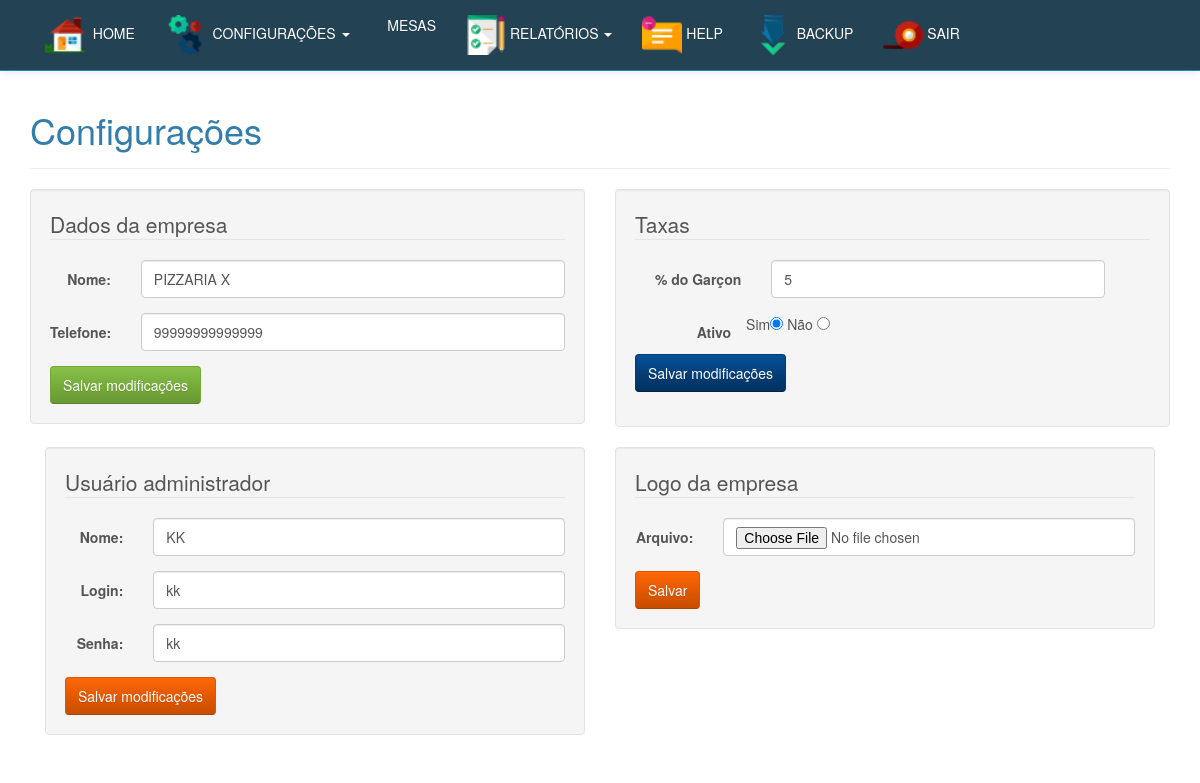
Page /inicio.php?btn=config (signed in) on the committed database.
### tables this page shows
CREATE TABLE `config` (
  `id_conf` int(30) NOT NULL,
  `empresa` varchar(200) NOT NULL,
  `telefone` varchar(30) NOT NULL,
  `pgarcon` int(10) NOT NULL,
  `ativo` int(2) NOT NULL,
  `logo` varchar(100) DEFAULT NULL
);

CREATE TABLE `garcon` (
  `idGarcon` int(10) NOT NULL AUTO_INCREMENT,
  `nomeGarcon` varchar(200) NOT NULL,
  `login` varchar(20) NOT NULL,
  `senha` varchar(20) NOT NULL,
  `nv` int(1) NOT NULL,
  PRIMARY KEY (`idGarcon`)
);

### config.php (the view, shortened to what this page needs)
<h1>configurações</h1>
<div id="boxcadProdutos">
<div id="formconfig">
   <?php
      $sql = mysql_query("SELECT * FROM config");
      $ver = mysql_fetch_array($sql);
      $s = mysql_query("SELECT * FROM garcon WHERE idGarcon='1'");
      $usu = mysql_fetch_array($s);
      ?>
   <div class="container">
      <div class="bs-docs-section" >
         <div class="row">
            <div class="col-lg-12">
               <div class="page-header">
                  <h1 id="forms">Configurações</h1>
               </div>
            </div>
         </div>
         <div class="row">
            <div class="col-lg-6">
               <div class="well bs-component">
                  <form action="" method="post" class="form-horizontal" enctype="multipart/form-data">
                     <fieldset>
                        <legend>Dados da empresa</legend>
                        <div class="form-group">
                           <label for="inputEmail" class="col-lg-2 control-label">Nome:</label>
                           <div class="col-lg-10">
                              <input name="empresa" class="form-control"  required type="text"  value="<?php echo $ver["empresa"]; ?>">
                           </div>
                        </div>
                        <div class="form-group">
                           <label for="inputPassword" class="col-lg-2 control-label">Telefone:</label>
                           <div class="col-lg-10">
                              <input class="form-control" name="telefone" type="text" required value="<?php echo $ver["telefone"]; ?>">
                           </div>
                        </div>
                        <input name="gravar"  class="btn btn-success" type="submit" value="Salvar modificações">
                     </fieldset>
                  </form>
               </div>
            </div>
            <div class="col-lg-6">
               <div class="well bs-component">
                  <form action="" class="form-horizontal" method="post" enctype="multipart/form-data">
                     <fieldset>
                        <legend>Taxas</legend>
                        <div class="form-group">
                           <label for="inputEmail" class="col-lg-3 control-label">% do Garçon</label>
                           <div class="col-lg-8">
                              <input name="pgarcon" required class="form-control" type="text" value="<?php echo $ver['pgarcon'] ?>" maxlength="2" />
                           </div>
                        </div>
                        <div class="form-group">
                           <div class="col-lg-8">
                              <label for="inputEmail" class="col-lg-4 control-label">Ativo</label>
                              Sim<input name="ativo" type="radio" value="1" <?php if($ver['ativo'] == 1){ echo 'checked="checked"';} ?>  />
                              Não <input name="ativo" type="radio" value="0" <?php if($ver['ativo'] == 0){ echo 'checked="checked"';} ?>/>
                              <br/><br/>
                              <input name="ok" class="btn btn-info" type="submit" value="Salvar modificações"/>
                     </fieldset>
                  </form>
                  </div>
                  </div>
               </div>
            </div>
            <div class="col-lg-6">
               <div class="well bs-component">
                  <form class="form-horizontal" action="" method="post" enctype="multipart/form-data">
                     <fieldset>
                        <legend>Usuário administrador</legend>
                        <div class="form-group">
                           <label for="inputEmail" class="col-lg-2 control-label">Nome:</label>
                           <div class="col-lg-10">
                              <input class="form-control" required name="nome" type="text" id="nome" value="<?php echo $usu['nomeGarcon'] ?>" />
                           </div>
                        </div>
                        <div class="form-group">
                           <label for="inputEmail" class="col-lg-2 control-label">Login:</label>
                           <div class="col-lg-10">
                              <input class="form-control" required name="login" type="text" id="login" value="<?php echo $usu['login'] ?>" />
                           </div>
                        </div>
                        <div class="form-group">
                           <label for="inputEmail" class="col-lg-2 control-label">Senha:</label>
                           <div class="col-lg-10">
                              <input class="form-control" required name="senha" type="text" id="senha" value="<?php echo $usu['senha'] ?>" />
                           </div>
                        </div>
                        <input class="btn btn-warning" name="alterar" type="submit" value="Salvar modificações" id="alterar" class="button" />
                     </fieldset>
                  </form>
               </div>
            </div>
			<div class="col-lg-6">
               <div class="well bs-component">
                  <form class="form-horizontal" action="" method="post" enctype="multipart/form-data">
                     <fieldset>
                        <legend>Logo da empresa</legend>
                        <div class="form-group">
                           <label for="inputEmail" class="col-lg-2 control-label">Arquivo:</label>
                           <div class="col-lg-10">
                              <input class="form-control" required name="fileUpload" type="file" id="fileUpload"  />
                           </div>
                        </div>
                        <input class="btn btn-warning" name="alterar" type="submit" value="Salvar" id="alterar" class="button" />
                     </fieldset>
                  </form>
               </div>
            </div>
         </div>
      </div>
   </div>
</div>

### rows in the picture
config: empresa "PIZZARIA X", telefone "99999999999999", pgarcon "5", ativo "☑"
garcon: nome "KK", login "kk", senha "kk"
